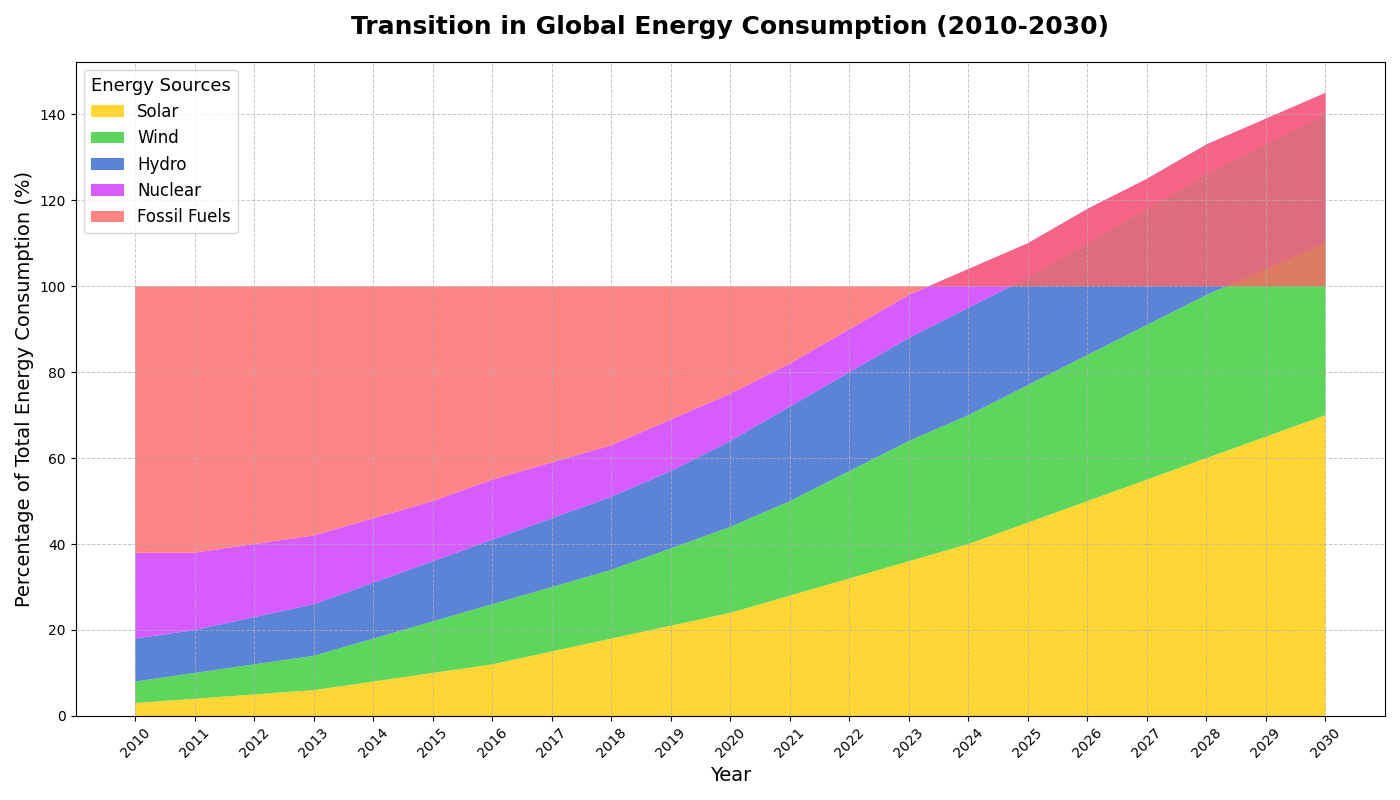

The script that drew this image:
import matplotlib.pyplot as plt
import numpy as np

# Define years from 2010 to 2030
years = np.arange(2010, 2031)

# Hypothetical data: Energy consumption percentages by source
solar = np.array([3, 4, 5, 6, 8, 10, 12, 15, 18, 21, 24, 28, 32, 36, 40, 45, 50, 55, 60, 65, 70])
wind = np.array([5, 6, 7, 8, 10, 12, 14, 15, 16, 18, 20, 22, 25, 28, 30, 32, 34, 36, 38, 39, 40])
hydro = np.array([10, 10, 11, 12, 13, 14, 15, 16, 17, 18, 20, 22, 23, 24, 25, 25, 26, 27, 28, 29, 30])
nuclear = np.array([20, 18, 17, 16, 15, 14, 14, 13, 12, 12, 11, 10, 10, 10, 9, 8, 8, 7, 7, 6, 5])
fossil = 100 - (solar + wind + hydro + nuclear)

# Create the figure and axis
fig, ax = plt.subplots(figsize=(14, 8))

# Plot stacked area chart
ax.stackplot(years, solar, wind, hydro, nuclear, fossil, 
             labels=['Solar', 'Wind', 'Hydro', 'Nuclear', 'Fossil Fuels'],
             colors=['#ffcc00', '#33cc33', '#3366cc', '#cc33ff', '#ff6666'],
             alpha=0.8)

# Set titles and labels
ax.set_title('Transition in Global Energy Consumption (2010-2030)', fontsize=18, fontweight='bold', pad=20)
ax.set_xlabel('Year', fontsize=14)
ax.set_ylabel('Percentage of Total Energy Consumption (%)', fontsize=14)

# Customize the legend
ax.legend(loc='upper left', fontsize=12, title='Energy Sources', title_fontsize='13')

# Customize grid lines
ax.grid(True, linestyle='--', linewidth=0.7, alpha=0.7)

# Adjust x-axis labels for better readability
plt.xticks(years, rotation=45)

# Automatically adjust layout
plt.tight_layout()

# Show the plot
plt.show()
